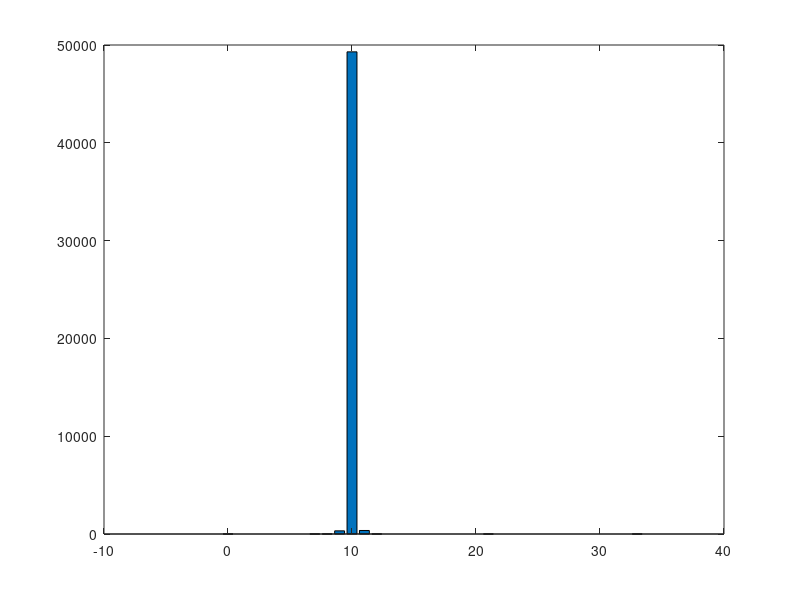

Source code (MATLAB):
fid=fopen('SC2_demo_all_times_50000_8BUF_optimised_release.txt');
data=fscanf(fid,'%d',[6 50000])';

% fid=fopen('SC2_demo_all_times_optimized_50000_2BUF_optimised_release.txt');
% data=fscanf(fid,'%d',[5 50000])';

% % fid=fopen('SC2_demo_all_times_50000.txt');
% % data=fscanf(fid,'%d',[5 50000])';

milliseconds=data(:,2)*60*60*1000+data(:,3)*60*1000+data(:,4)*1000+data(:,5);
max_diff=max(diff(milliseconds));
min_diff=min(diff(milliseconds));

interval=(min_diff:max_diff)';

vals=histc(diff(milliseconds),interval);

bar(interval,vals)

[interval vals]
[interval(vals>0) vals(vals>0)]

std(reshape(data(:,6),[8 50000/8]),[],2)




